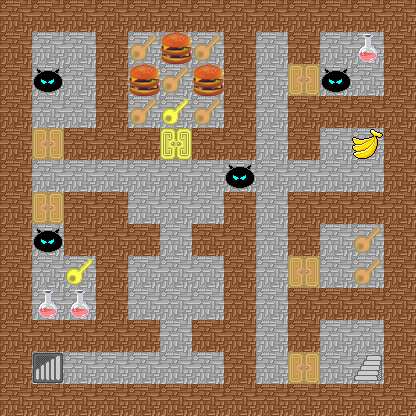

Rendered tile map (Tiled .tmx) drawn with the repository's tilesets; below, a short description and the map source with its tile grids summarised:
An orthogonal 13x13 tile map with 32x32 px tiles, 12 tile layers (Background, Wall, OrangeLock, OrangeKey, ...), 8 tilesets and 4 objects (Upstair, Downstair, HeroEnter, HeroExit).

<map version="1.0" orientation="orthogonal" renderorder="right-down" width="13" height="13" tilewidth="32" tileheight="32">
 <tileset firstgid="1" name="Wall" tilewidth="32" tileheight="32">
  <image source="魔塔吧优质标准化大素材库/Characters/Event01-Wall01.png" width="128" height="128" />
 </tileset>
 <tileset firstgid="17" name="Key" tilewidth="32" tileheight="32">
  <image source="魔塔吧优质标准化大素材库/Characters/Event01-Door07.png" width="128" height="128" />
 </tileset>
 <tileset firstgid="33" name="Banana" tilewidth="32" tileheight="32">
  <image source="魔塔吧优质标准化大素材库/Icons/Item01-06_4_1.png" width="32" height="32" />
 </tileset>
 <tileset firstgid="34" name="Hamburger" tilewidth="32" tileheight="32">
  <image source="魔塔吧优质标准化大素材库/Icons/Item03-06_3_4.png" width="32" height="32" />
 </tileset>
 <tileset firstgid="35" name="RedBottles" tilewidth="32" tileheight="32">
  <image source="魔塔吧优质标准化大素材库/Icons/Item01-02_1_1.png" width="32" height="32" />
 </tileset>
 <tileset firstgid="36" name="Monster" tilewidth="32" tileheight="32">
  <image source="魔塔吧优质标准化大素材库/Battlers/Monster01-12_3_1.png" width="32" height="32" />
 </tileset>
 <tileset firstgid="37" name="Downstair" tilewidth="32" tileheight="32">
  <image source="魔塔吧优质标准化大素材库/Icons/Downstair.png" width="32" height="32" />
 </tileset>
 <tileset firstgid="38" name="Upstair" tilewidth="32" tileheight="32">
  <image source="魔塔吧优质标准化大素材库/Icons/Upstair.png" width="32" height="32" />
 </tileset>
 <layer name="Background" width="13" height="13">
  <data>[169 cells, 169 non-empty, 1 distinct tile ids]</data>
 </layer>
 <layer name="Wall" width="13" height="13">
  <data>[169 cells, 91 non-empty, 1 distinct tile ids]</data>
 </layer>
 <layer name="OrangeLock" width="13" height="13">
  <data>[169 cells, 5 non-empty, 1 distinct tile ids]</data>
 </layer>
 <layer name="OrangeKey" width="13" height="13" opacity="0.94">
  <data>[169 cells, 7 non-empty, 1 distinct tile ids]</data>
 </layer>
 <layer name="YellowLock" width="13" height="13">
  <data>[169 cells, 1 non-empty, 1 distinct tile ids]</data>
 </layer>
 <layer name="RedBottles" width="13" height="13">
  <data>[169 cells, 3 non-empty, 1 distinct tile ids]</data>
 </layer>
 <layer name="YellowKey" width="13" height="13">
  <data>[169 cells, 2 non-empty, 1 distinct tile ids]</data>
 </layer>
 <objectgroup name="Object">
  <object name="Upstair" x="368" y="368" />
  <object name="Downstair" x="48" y="368" />
  <object name="HeroEnter" x="80" y="368" />
  <object name="HeroExit" x="336" y="368" />
 </objectgroup>
 <layer name="Downstair" width="13" height="13">
  <data>[169 cells, 1 non-empty, 1 distinct tile ids]</data>
 </layer>
 <layer name="Upstair" width="13" height="13">
  <data>[169 cells, 1 non-empty, 1 distinct tile ids]</data>
 </layer>
 <layer name="Hamburger" width="13" height="13">
  <data>[169 cells, 3 non-empty, 1 distinct tile ids]</data>
 </layer>
 <layer name="Banana" width="13" height="13">
  <data>[169 cells, 1 non-empty, 1 distinct tile ids]</data>
 </layer>
 <layer name="Monster" width="13" height="13">
  <data>[169 cells, 4 non-empty, 1 distinct tile ids]</data>
 </layer>
</map>
